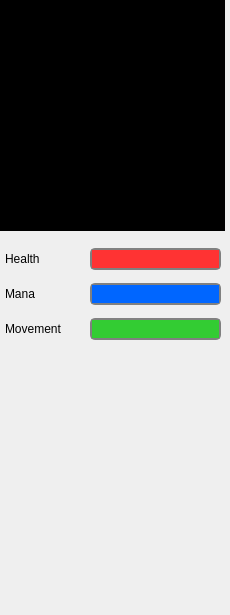
<ui version="4.0" >
 <class>RightWidget</class>
 <widget class="QWidget" name="RightWidget" >
  <property name="geometry" >
   <rect>
    <x>0</x>
    <y>0</y>
    <width>230</width>
    <height>615</height>
   </rect>
  </property>
  <property name="minimumSize" >
   <size>
    <width>230</width>
    <height>615</height>
   </size>
  </property>
  <property name="windowTitle" >
   <string>Form</string>
  </property>
  <widget class="QWidget" name="layoutWidget" >
   <property name="geometry" >
    <rect>
     <x>0</x>
     <y>235</y>
     <width>226</width>
     <height>121</height>
    </rect>
   </property>
   <layout class="QGridLayout" >
    <property name="leftMargin" >
     <number>5</number>
    </property>
    <property name="verticalSpacing" >
     <number>5</number>
    </property>
    <item row="0" column="0" >
     <widget class="QLabel" name="label_health" >
      <property name="sizePolicy" >
       <sizepolicy vsizetype="Preferred" hsizetype="Fixed" >
        <horstretch>0</horstretch>
        <verstretch>0</verstretch>
       </sizepolicy>
      </property>
      <property name="minimumSize" >
       <size>
        <width>80</width>
        <height>0</height>
       </size>
      </property>
      <property name="text" >
       <string>Health</string>
      </property>
     </widget>
    </item>
    <item row="0" column="1" >
     <widget class="QProgressBar" name="bar_health" >
      <property name="minimumSize" >
       <size>
        <width>0</width>
        <height>22</height>
       </size>
      </property>
      <property name="maximumSize" >
       <size>
        <width>16777215</width>
        <height>22</height>
       </size>
      </property>
      <property name="styleSheet" >
       <string>QProgressBar { border: 2px solid gray; border-radius: 5px; }
QProgressBar::chunk {background-color:#FF3333;}</string>
      </property>
      <property name="value" >
       <number>100</number>
      </property>
      <property name="textVisible" >
       <bool>false</bool>
      </property>
     </widget>
    </item>
    <item row="1" column="0" >
     <widget class="QLabel" name="label_mana" >
      <property name="sizePolicy" >
       <sizepolicy vsizetype="Preferred" hsizetype="Fixed" >
        <horstretch>0</horstretch>
        <verstretch>0</verstretch>
       </sizepolicy>
      </property>
      <property name="minimumSize" >
       <size>
        <width>80</width>
        <height>0</height>
       </size>
      </property>
      <property name="text" >
       <string>Mana</string>
      </property>
     </widget>
    </item>
    <item row="1" column="1" >
     <widget class="QProgressBar" name="bar_mana" >
      <property name="minimumSize" >
       <size>
        <width>0</width>
        <height>22</height>
       </size>
      </property>
      <property name="maximumSize" >
       <size>
        <width>16777215</width>
        <height>22</height>
       </size>
      </property>
      <property name="styleSheet" >
       <string>QProgressBar { border: 2px solid gray; border-radius: 5px; }
QProgressBar::chunk {background-color:#0066FF}</string>
      </property>
      <property name="value" >
       <number>100</number>
      </property>
      <property name="textVisible" >
       <bool>false</bool>
      </property>
     </widget>
    </item>
    <item row="2" column="0" >
     <widget class="QLabel" name="label_movement" >
      <property name="sizePolicy" >
       <sizepolicy vsizetype="Preferred" hsizetype="Fixed" >
        <horstretch>0</horstretch>
        <verstretch>0</verstretch>
       </sizepolicy>
      </property>
      <property name="minimumSize" >
       <size>
        <width>80</width>
        <height>0</height>
       </size>
      </property>
      <property name="text" >
       <string>Movement</string>
      </property>
     </widget>
    </item>
    <item row="2" column="1" >
     <widget class="QProgressBar" name="bar_movement" >
      <property name="minimumSize" >
       <size>
        <width>0</width>
        <height>22</height>
       </size>
      </property>
      <property name="maximumSize" >
       <size>
        <width>16777215</width>
        <height>22</height>
       </size>
      </property>
      <property name="styleSheet" >
       <string>QProgressBar { border: 2px solid gray; border-radius: 5px; }
QProgressBar::chunk {background-color:#33CC33;}</string>
      </property>
      <property name="value" >
       <number>100</number>
      </property>
      <property name="textVisible" >
       <bool>false</bool>
      </property>
     </widget>
    </item>
   </layout>
  </widget>
  <widget class="QTextEdit" name="wild_map" >
   <property name="geometry" >
    <rect>
     <x>0</x>
     <y>0</y>
     <width>225</width>
     <height>231</height>
    </rect>
   </property>
   <property name="focusPolicy" >
    <enum>Qt::NoFocus</enum>
   </property>
   <property name="styleSheet" >
    <string>QTextEdit { background-color: #000000; font: 10pt "Courier"; color: #FFFFFF;}</string>
   </property>
   <property name="verticalScrollBarPolicy" >
    <enum>Qt::ScrollBarAlwaysOff</enum>
   </property>
   <property name="horizontalScrollBarPolicy" >
    <enum>Qt::ScrollBarAlwaysOff</enum>
   </property>
   <property name="readOnly" >
    <bool>true</bool>
   </property>
   <property name="html" >
    <string>&lt;html>&lt;head>&lt;meta name="qrichtext" content="1" />&lt;style type="text/css">
p, li { white-space: pre-wrap; }
&lt;/style>&lt;/head>&lt;body style=" font-family:'Courier'; font-size:10pt; font-weight:400; font-style:normal;">
&lt;p style="-qt-paragraph-type:empty; margin-top:0px; margin-bottom:0px; margin-left:0px; margin-right:0px; -qt-block-indent:0; text-indent:0px;">&lt;/p>&lt;/body>&lt;/html></string>
   </property>
   <property name="char_width" stdset="0" >
    <number>27</number>
   </property>
   <property name="char_height" stdset="0" >
    <number>11</number>
   </property>
  </widget>
 </widget>
 <layoutdefault spacing="5" margin="5" />
 <resources/>
 <connections/>
 <designerdata>
  <property name="gridDeltaX" >
   <number>5</number>
  </property>
  <property name="gridDeltaY" >
   <number>5</number>
  </property>
  <property name="gridSnapX" >
   <bool>true</bool>
  </property>
  <property name="gridSnapY" >
   <bool>true</bool>
  </property>
  <property name="gridVisible" >
   <bool>true</bool>
  </property>
 </designerdata>
</ui>
